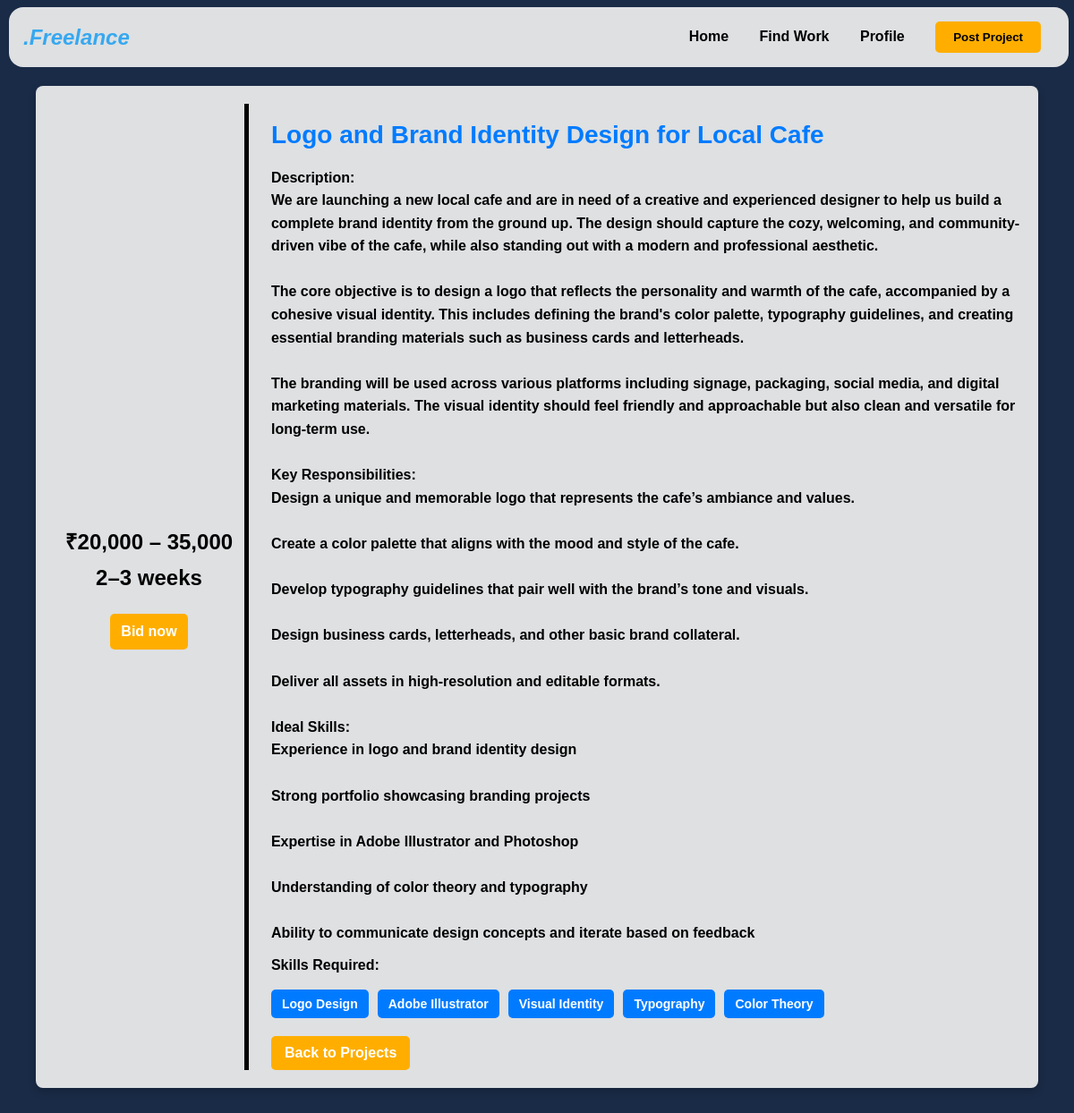
Page /jobdetails.php?id=13 on the committed database.
### tables this page shows
CREATE TABLE `projects` (
  `id` int(11) NOT NULL,
  `user_id` int(11) NOT NULL,
  `project_title` varchar(255) NOT NULL,
  `project_description` text NOT NULL,
  `skills` varchar(255) NOT NULL,
  `budget` varchar(100) NOT NULL,
  `timeline` varchar(100) NOT NULL,
  `bid_deadline` date NOT NULL,
  `status` varchar(50) DEFAULT 'Open',
  `created_at` timestamp NOT NULL DEFAULT current_timestamp()
);

### jobdetails.php (the view, shortened to what this page needs)
<?php
$host = 'localhost';
$username = 'root';
$password = '';
$dbname = 'freelancer_db';
$conn = new mysqli($host, $username, $password, $dbname);
if (isset($_GET['id']) && is_numeric($_GET['id'])) {
    $project_id = $_GET['id'];
    $sql = "SELECT * FROM projects WHERE id = $project_id";
    $result = $conn->query($sql);
    if ($result->num_rows > 0) {
        $project = $result->fetch_assoc();
    } else {
        die("Project not found.");
    }
} else {
    die("Invalid project ID.");
}
?>
<!DOCTYPE html>
<html lang="en">
<head>
    <link rel="stylesheet" href="styles.css">
</head>
<body>
<header>
    <div class="logo"><i>.Freelance</i></div>
    <nav>
      <a href="hero.php">Home</a>
      <a href="posts.php">Find Work</a>
      <a href="profile.php">Profile</a>
      <a href="postjob1.php"><button class="cta">Post Project</button></a>
    </nav>
  </header>
  <div id="cards">
    <div class="container">
        <div class="left">
        <h2><strong>₹<?php echo htmlspecialchars($project['budget']); ?></strong> </h2>
        <h2><strong><?php echo htmlspecialchars($project['timeline']); ?></strong> </h2>
        <a href="" class="back-btn" style="padding: 20px 12px;"><strong>Bid now</strong></a>
    </div>
    <div class="right">
        <h1><?php echo htmlspecialchars($project['project_title']); ?></h1>
        <p><strong>Description:<br></strong> <?php echo nl2br(htmlspecialchars($project['project_description'])); ?></p>
        <p><strong>Skills Required:</strong></p>
        <div class="tags">
            <?php
            $skills = explode(',', $project['skills']);
            foreach ($skills as $skill) {
                echo '<span>' . htmlspecialchars(trim($skill)) . '</span>';
            }
            ?>
        </div>
        <a href="posts.php" class="back-btn"><strong>Back to Projects</strong></a>
        </div>
    </div>
        </div>
</body>
</html>

### styles.css (style rules this page uses)
header { display: flex; justify-content: space-between; align-items: center; padding: 16px; background-color: #f2f2f2e8; position: fixed; top: 8px; left: 10px; width: 96%; border-radius: 16px; z-index: 1000; }
header .logo { font-size: 24px; font-weight: bolder; color: #36A8F0; }
header nav a { margin: 0 15px; text-decoration: none; color: black; font-weight: bolder; }
header .cta { background-color: #ffae00; border: none; padding: 10px 20px; border-radius: 5px; color: black; font-weight: bolder; cursor: pointer; }

### jobdetails.php (style rules this page uses)
body { margin: 50px 0px; font-family: 'IBM Plex Sans', sans-serif; background-color: #1A2B47; color: white; }
.container { max-width: 90%; margin: 8% auto; padding: 20px; background:#f2f2f2e8; border-radius: 8px; box-shadow: 0 4px 10px rgba(0, 0, 0, 0.2); display: flex; flex-direction: row; color: black; font-weight:bolder; height: auto; }
.left { display: flex; flex-direction: column; width: 55%; justify-content: center; line-height: 0; align-items: center; }
.right { border-left: 5px solid black; padding-left:25px; }
h1 { color: #007BFF; font-size: 28px; }
p { margin: 10px 0; line-height: 1.6; }
.tags { display: flex; flex-wrap: wrap; gap: 10px; margin-top: 15px; }
.tags span { background-color: #007BFF; color: white; padding: 8px 12px; border-radius: 5px; font-size: 14px; }
.back-btn { display: inline-block; margin-top: 20px; padding: 10px 15px; background-color: #ffae00; color: white; text-decoration: none; border-radius: 5px; }

### rows in the picture
projects: budget "20,000 – 35,000", timeline "2–3 weeks", project_title "Logo and Brand Identity Design for Local Cafe", project_description "We are launching a new local cafe and are in need of a creative and experienced designer to help us build a complete brand identity from the ground up. The design should capture the cozy, welcoming, and community-driven vibe of the cafe, while also standing out with a modern and professional aesthetic. The core objective is to design a logo that reflects the personality and warmth of the cafe, accompanied by a cohesive visual identity. This includes defining the brand's color palette, typography guidelines, and creating essential branding materials such as business cards and letterheads. The branding will be used across various platforms including signage, packaging, social media, and…", skills "Logo Design", skills "Adobe Illustrator", skills "Visual Identity", skills "Typography", skills "Color Theory"
